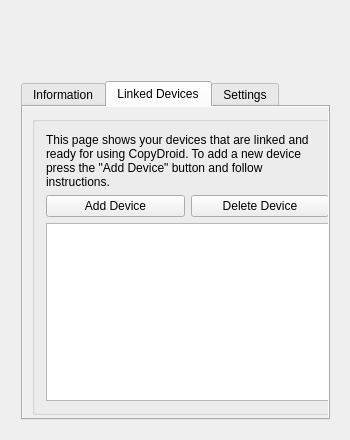
<?xml version="1.0" encoding="UTF-8"?>
<ui version="4.0">
 <class>Widget</class>
 <widget class="QWidget" name="Widget">
  <property name="geometry">
   <rect>
    <x>0</x>
    <y>0</y>
    <width>350</width>
    <height>440</height>
   </rect>
  </property>
  <property name="windowTitle">
   <string>CopyDroid</string>
  </property>
  <widget class="QLabel" name="label">
   <property name="enabled">
    <bool>true</bool>
   </property>
   <property name="geometry">
    <rect>
     <x>0</x>
     <y>0</y>
     <width>350</width>
     <height>60</height>
    </rect>
   </property>
   <property name="styleSheet">
    <string notr="true">QLabel { background-image: url(:/images/logo/copydroid.png); }</string>
   </property>
   <property name="text">
    <string/>
   </property>
  </widget>
  <widget class="QWidget" name="verticalLayoutWidget">
   <property name="geometry">
    <rect>
     <x>10</x>
     <y>70</y>
     <width>331</width>
     <height>361</height>
    </rect>
   </property>
   <layout class="QVBoxLayout" name="verticalLayout">
    <item>
     <widget class="QTabWidget" name="tabWidget">
      <property name="autoFillBackground">
       <bool>true</bool>
      </property>
      <property name="currentIndex">
       <number>1</number>
      </property>
      <widget class="QWidget" name="tab">
       <property name="autoFillBackground">
        <bool>true</bool>
       </property>
       <attribute name="title">
        <string>Information</string>
       </attribute>
       <widget class="QGroupBox" name="information_groupBox">
        <property name="geometry">
         <rect>
          <x>9</x>
          <y>9</y>
          <width>311</width>
          <height>231</height>
         </rect>
        </property>
        <property name="title">
         <string/>
        </property>
        <layout class="QGridLayout" name="gridLayout_2">
         <item row="0" column="0">
          <widget class="QLabel" name="label_3">
           <property name="text">
            <string>Debug console:</string>
           </property>
          </widget>
         </item>
         <item row="1" column="0">
          <widget class="QPlainTextEdit" name="plainTextEdit"/>
         </item>
         <item row="2" column="0">
          <widget class="QPushButton" name="testButton">
           <property name="text">
            <string>TestButton</string>
           </property>
          </widget>
         </item>
        </layout>
       </widget>
      </widget>
      <widget class="QWidget" name="tab_2">
       <property name="autoFillBackground">
        <bool>true</bool>
       </property>
       <attribute name="title">
        <string>Linked Devices</string>
       </attribute>
       <widget class="QGroupBox" name="devices_groupBox">
        <property name="geometry">
         <rect>
          <x>9</x>
          <y>9</y>
          <width>311</width>
          <height>299</height>
         </rect>
        </property>
        <property name="title">
         <string/>
        </property>
        <layout class="QGridLayout" name="gridLayout">
         <item row="0" column="0" colspan="2">
          <widget class="QLabel" name="label_2">
           <property name="text">
            <string>This page shows your devices that are linked and ready for using CopyDroid. To add a new device press the &quot;Add Device&quot; button and follow instructions.</string>
           </property>
           <property name="alignment">
            <set>Qt::AlignLeading|Qt::AlignLeft|Qt::AlignTop</set>
           </property>
           <property name="wordWrap">
            <bool>true</bool>
           </property>
          </widget>
         </item>
         <item row="1" column="0">
          <widget class="QPushButton" name="addDeviceButton">
           <property name="text">
            <string>Add Device</string>
           </property>
          </widget>
         </item>
         <item row="1" column="1">
          <widget class="QPushButton" name="deleteDeviceButton">
           <property name="text">
            <string>Delete Device</string>
           </property>
          </widget>
         </item>
         <item row="2" column="0" colspan="2">
          <widget class="QListWidget" name="listWidget"/>
         </item>
        </layout>
       </widget>
      </widget>
      <widget class="QWidget" name="tab_3">
       <property name="autoFillBackground">
        <bool>true</bool>
       </property>
       <attribute name="title">
        <string>Settings</string>
       </attribute>
       <widget class="QGroupBox" name="settings_groupBox">
        <property name="geometry">
         <rect>
          <x>9</x>
          <y>9</y>
          <width>311</width>
          <height>37</height>
         </rect>
        </property>
        <property name="title">
         <string/>
        </property>
        <layout class="QFormLayout" name="formLayout_3">
         <item row="0" column="0">
          <widget class="QCheckBox" name="checkBox">
           <property name="text">
            <string>Start CopyDroid on system startup</string>
           </property>
           <property name="checked">
            <bool>true</bool>
           </property>
          </widget>
         </item>
        </layout>
       </widget>
      </widget>
     </widget>
    </item>
   </layout>
  </widget>
 </widget>
 <layoutdefault spacing="6" margin="11"/>
 <resources/>
 <connections/>
</ui>
